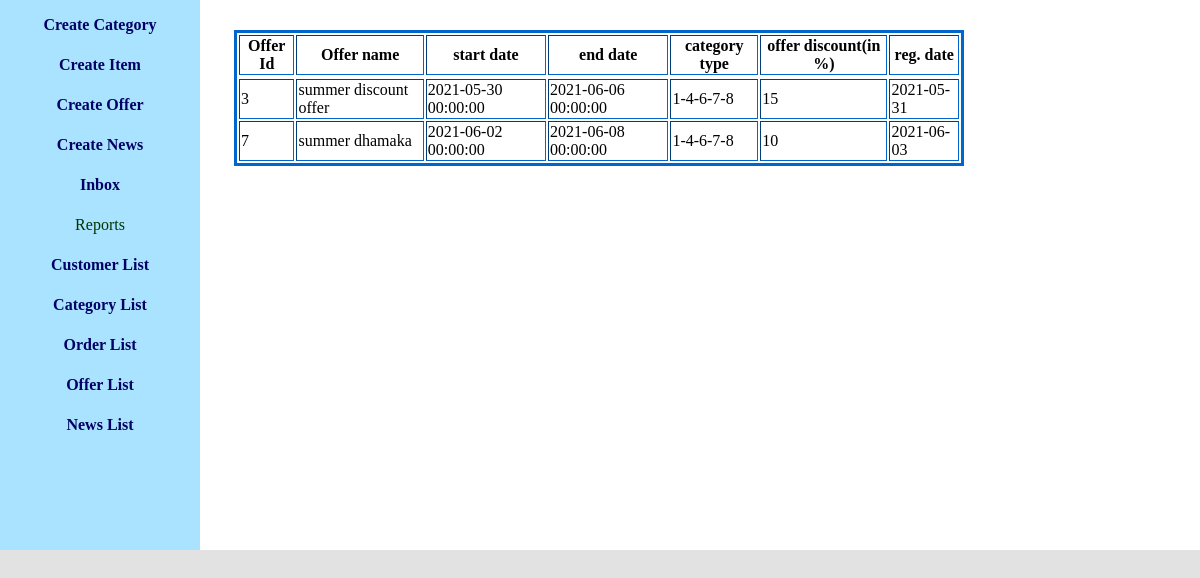
/displayOfferList.php (signed in), run on the app's committed database.
### tables this page shows
CREATE TABLE IF NOT EXISTS `offer_info` (
  `offer_id` int(11) NOT NULL AUTO_INCREMENT,
  `offer_name` text NOT NULL,
  `offer_start_dt` datetime NOT NULL,
  `offer_end_dt` datetime NOT NULL,
  `cat_type` text NOT NULL,
  `offer_discount` float NOT NULL,
  `reg_date` date NOT NULL,
  PRIMARY KEY (`offer_id`)
);

### displayOfferList.php (the view, shortened to what this page needs)
<?php @session_start();
if(isset($_SESSION["uname"]) && $_SESSION["uname"]=="mm")
{
?>
<div id="content">
<div id="adminContent">
<div id="leftMargin">
			<?php
              include("adminMenu.php");
            ?>
</div>
<div id="rightMargin">
            <div id="offerList">
            <?php
            include("dbConnect.php");
            $rsMsg=mysqli_query($con,"select offer_id,offer_name,offer_start_dt,offer_end_dt,cat_type,offer_discount,reg_date from offer_info order by offer_id");
            echo("<table border='1'><tr><th>Offer Id</th><th>Offer name</th><th>start date</th><th>end date</th><th>category type</th><th>offer discount(in %)</th><th>reg. date</th><tr>");
            while($row=mysqli_fetch_array($rsMsg))
            {
              echo("<tr>");
                echo("<td>");
                  echo($row["offer_id"]);
				echo("</td>");
                echo("<td>");
                  echo($row["offer_name"]);
                echo("</td>");
                echo("<td>");
                  echo($row["offer_start_dt"]);
                echo("</td>");
                echo("<td>");
                  echo($row["offer_end_dt"]);
                echo("</td>");
                echo("<td>");
                  echo($row["cat_type"]);
				echo("</td>");
				echo("<td>");
                  echo($row["offer_discount"]);
				echo("</td>");
				echo("<td>");
                  echo($row["reg_date"]);
				echo("</td>");
              echo("</tr>");
            }
            echo("</table>");
            ?>
            </div>
</div>
</div>
</div>
<?php
}
else
{
  header("location:loginForm.php");
}
?>

### style/base.css (style rules this page uses)
#content { margin:0px auto; min-height:550px; background-color:white; border:0px solid brown; }

### style/base2.css (style rules this page uses)
#adminContent { min-height:inherit; background-color:white; }
#adminContent #leftMargin { display:table-cell; width:200px; background-color:#AAE3FF; min-height:inherit; display:inline-block; vertical-align:top; }
#adminContent #rightMargin { vertical-align:top; display:table-cell; width:790px; min-height:inherit; display:inline-block; border-top:0px solid #0CC; }
#offerList table { border:3px solid #06C; margin:30px; }

### data on the page
offer_info: offer_id "3", offer_name "summer discount offer", offer_start_dt "2021-05-30 00:00:00", offer_end_dt "2021-06-06 00:00:00", cat_type "1-4-6-7-8", offer_discount "15", reg_date "2021-05-31"
offer_info: offer_id "7", offer_name "summer dhamaka", offer_start_dt "2021-06-02 00:00:00", offer_end_dt "2021-06-08 00:00:00", cat_type "1-4-6-7-8", offer_discount "10", reg_date "2021-06-03"
